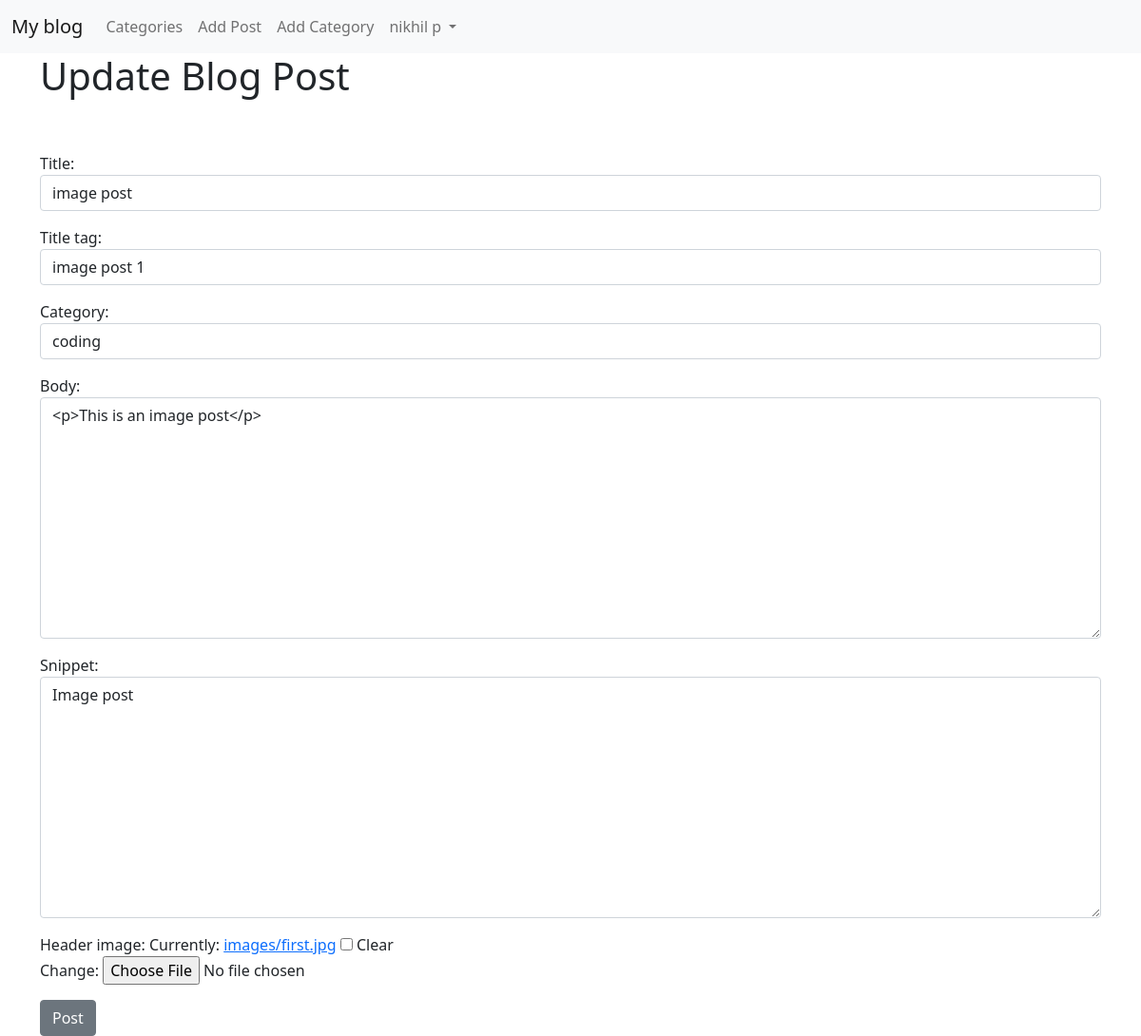
The page /article/edit/10 (signed in) on the database its author committed.
### theblog/models.py (models this page shows, shortened)
class Post(models.Model):
    title = models.CharField(max_length=255)
    header_image = models.ImageField(null=True, blank=True, upload_to="images/")
    title_tag = models.CharField(max_length=255, default = "My blog")
    author = models.ForeignKey(User, on_delete=models.CASCADE)
    body = RichTextField(blank=True, null=True)
    post_date = models.DateField(auto_now_add=True)
    category = models.CharField(max_length=255, default='coding')
    snippet = models.CharField(max_length=255)
    likes = models.ManyToManyField(User, related_name='blog_posts')

### theblog/views.py (the view)
# urls.py: path('article/edit/<int:pk>', UpdatePostView.as_view(), name='update_post'),
class UpdatePostView(UpdateView):
    model = Post
    form_class = PostForm
    template_name = 'update_post.html'

### theblog/forms.py
class PostForm(forms.ModelForm):
    class Meta:
        model = Post
        fields = ('title','title_tag', 'author','category', 'body', 'snippet', 'header_image')
        widgets = {
            'title': forms.TextInput(attrs={'class': 'form-control'}),
            'title_tag': forms.TextInput(attrs={'class': 'form-control'}),
            'author': forms.TextInput(attrs={'class': 'form-control', 'id': 'user', 'value':'', 'type': 'hidden'}),
            'category': forms.Select(choices=choice_list, attrs={'class': 'form-control'}),
            'body': forms.Textarea(attrs={'class': 'form-control'}),
            'snippet': forms.Textarea(attrs={'class': 'form-control'}),
        }

### theblog/templates/update_post.html (shortened to what this page needs)
{% extends 'base.html' %} {% block title %} Edit Blog post {% endblock %}
{% block content %}
{% if user.is_authenticated %}
      {% if user.id == post.author.id %}
<h1>Update Blog Post</h1>
<br /><br />
<div class="form-group">
  <form method="POST">
    {{ form.as_p }}
    <button class="btn btn-secondary">Post</button>
  </form>
</div>
      {% else %}
      You are not allowed here!
      {% endif %}
{% else %}
You are not allowed here!
{% endif %}
{% endblock %}

### theblog/templates/base.html (shortened to what this page needs)
<!DOCTYPE html>
<html lang="en">
  <head>
    <link
      href="https://cdn.jsdelivr.net/npm/bootstrap@5.0.1/dist/css/bootstrap.min.css"
      rel="stylesheet"
    />
  </head>
  <body>
    <nav class="navbar navbar-expand-lg navbar-light bg-light">
      <div class="container-fluid">
        <a class="navbar-brand" href="{% url 'home' %}">My blog</a>
        <div class="collapse navbar-collapse" id="navbarSupportedContent">
          <ul class="navbar-nav me-auto mb-2 mb-lg-0">
            {% if cat_menu %}
            <li class="nav-item dropdown">
              <a
                class="nav-link dropdown-toggle"
                href="#"
                id="navbarDropdownMenuLink"
                role="button"
                data-bs-toggle="dropdown"
                aria-expanded="false"
              >
                Categories
              </a>
              <ul
                class="dropdown-menu"
                aria-labelledby="navbarDropdownMenuLink"
              >
                {% for item in cat_menu %}
                <a
                  class="dropdown-item"
                  href="{% url 'category' item|slugify %}"
                >
                  {{ item }}</a
                >
                {% endfor %}
              </ul>
            </li>
            {% else %}
            <li class="nav-item">
              <a class="nav-link" href="{%  url 'category-list' %}"
                >Categories</a
              >
            </li>
            {% endif %}
            {% if user.is_authenticated %}
            <li class="nav-item">
              <a class="nav-link" href="{%  url 'add_post' %}">Add Post</a>
            </li>
            <li class="nav-item">
              <a class="nav-link" href="{%  url 'add_category' %}"
                >Add Category</a
              >
            </li>
            {% endif %}
          </ul>
          {% if user.is_authenticated %}
          <div class="collapse navbar-collapse" id="navbarNavDropdown">
            <ul class="navbar-nav">
              <li class="nav-item dropdown">
                <a
                  class="nav-link dropdown-toggle"
                  href="#"
                  id="navbarDarkDropdownMenuLink"
                  role="button"
                  data-bs-toggle="dropdown"
                  aria-expanded="false"
                >
                  {{ user.first_name }} {{ user.last_name }}
                </a>
              </li>
            </ul>
          </div>
          {% endif %}
        </div>
      </div>
    </nav>
    <div class="container">
      {% block content %} {% endblock%}
    </div>
  </body>
</html>

### rows shown on the page
Post: title "image post", title_tag "image post 1", category "coding", body "<p>This is an image post</p>", snippet "Image post"

### other values the page prints
{{ user.first_name }} "nikhil"
{{ user.last_name }} "p"
